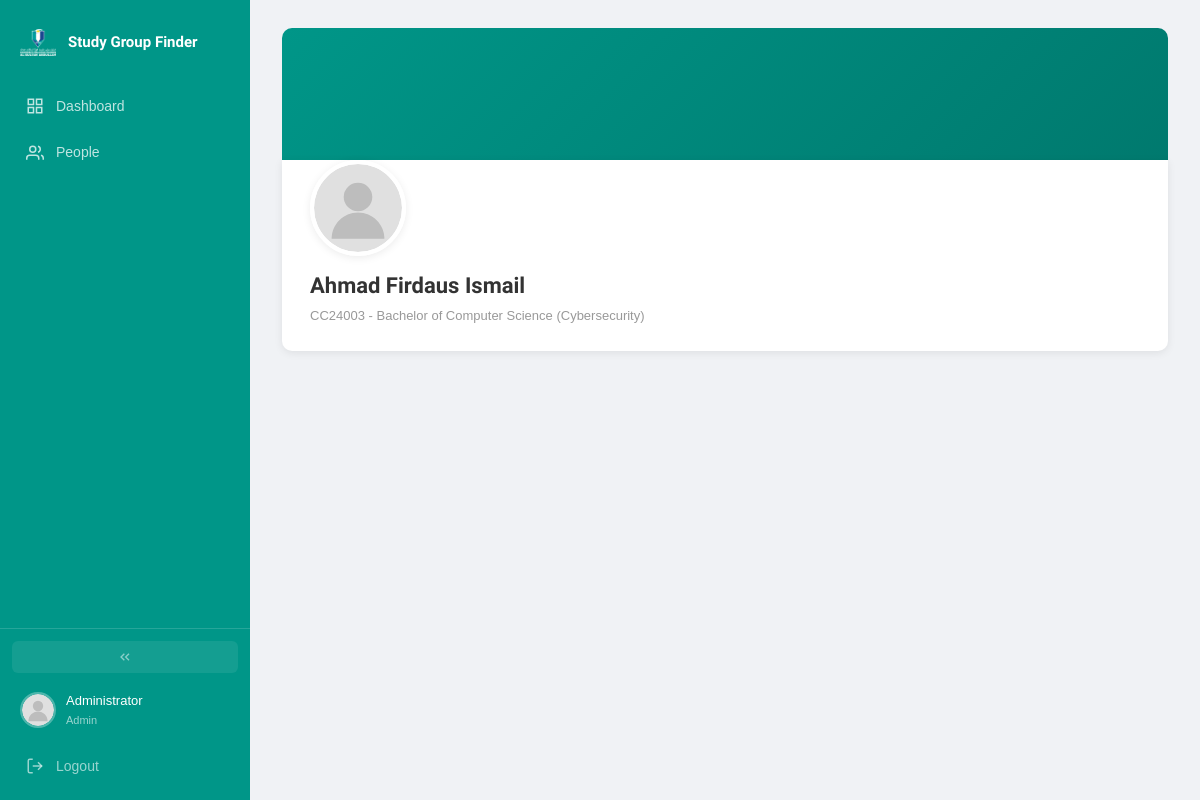
Screenshot of /php/profile/view.php?id=8 (signed in) with the database file from the repository.
### tables this page shows
CREATE TABLE IF NOT EXISTS users (
    id INT AUTO_INCREMENT PRIMARY KEY,
    matric_id VARCHAR(20) UNIQUE NOT NULL,
    full_name VARCHAR(100) NOT NULL,
    password VARCHAR(255) NOT NULL,
    role ENUM('Student','Admin') DEFAULT 'Student',
    approved TINYINT(1) NOT NULL DEFAULT 1,
    program VARCHAR(100),
    bio TEXT,
    avatar VARCHAR(255),
    banner VARCHAR(255),
    primary_color VARCHAR(7) DEFAULT '#009688',
    secondary_color VARCHAR(7) DEFAULT '#ffffff',
    text_color VARCHAR(7) DEFAULT '#333333',
    font_choice VARCHAR(30) DEFAULT 'Satoshi',
    card_style VARCHAR(20) DEFAULT 'plain',
    bg_type VARCHAR(20) DEFAULT 'default',
    bg_color VARCHAR(7) DEFAULT '#f0f2f5',
    bg_image VARCHAR(255),
    last_active DATETIME,
    banned_until DATETIME,
    ban_reason TEXT,
    muted_until DATETIME,
    created_at TIMESTAMP DEFAULT CURRENT_TIMESTAMP
);

### php/core/auth.php (called while the page is built, shortened)
<?php
function base_url(): string {
    $script = $_SERVER['SCRIPT_NAME'] ?? '';
    $pos = strrpos($script, '/php/');
    if ($pos !== false) {
        return substr($script, 0, $pos);
    }
    return '';
}
function e(?string $val): string {
    return htmlspecialchars($val ?? '', ENT_QUOTES, 'UTF-8');
}
function avatar_url(?string $avatar): string {
    return base_url() . '/css/default_avatar.svg';
}
function banner_url(?string $banner): string {
    return '';
}

### php/profile/view.php (the view, shortened to what this page needs)
<?php
require_once __DIR__ . '/../core/auth.php';
require_once __DIR__ . '/../core/db.php';
require_once __DIR__ . '/../core/layout.php';
$pid = (int) ($_GET['id'] ?? 0);
$stmt = $pdo->prepare("SELECT * FROM users WHERE id = ? AND role = 'Student'");
$stmt->execute([$pid]);
$user = $stmt->fetch();
$banner = banner_url($user['banner']);
?>
<main class="main_content">
    <?php if ($banner): ?>
    <img src="<?= $banner ?>" alt="" class="profile_banner">
    <?php else: ?>
    <div class="profile_banner"></div>
    <?php endif; ?>
    <div class="profile_header">
        <div class="profile_avatar_wrap">
            <img src="<?= avatar_url($user['avatar']) ?>" alt="" class="profile_avatar">
        </div>
        <h1 class="profile_name"><?= e($user['full_name']) ?></h1>
        <span class="profile_matric"><?= e($user['matric_id']) ?> <?= $user['program'] ? '- ' . e($user['program']) : '' ?></span>
    </div>
</main>

### css/main.css (style rules this page uses)
*, *::before, *::after { margin: 0; padding: 0; box-sizing: border-box; }
:root { --primary: #009688; --primary-dark: #00796b; --primary-light: #e0f2f1; --secondary: #ffffff; --text: #333333; --text-light: #666666; --text-muted: #999999; --bg: #f0f2f5; --border: #e0e0e0; --success: #4caf50; --warning: #ff9800; --danger: #f44336; --font: 'Satoshi', sans-serif; --sidebar-width: 250px; --sidebar-collapsed: 68px; --radius: 10px; --shadow: 0 2px 8px rgba(0,0,0,.08); --shadow-lg: 0 8px 24px rgba(0,0,0,.12); --ease-out: cubic-bezier(.22,1,.36,1); --ease-spring: cubic-bezier(.34,1.56,.64,1); }
html { font-size: 15px; scroll-behavior: smooth; }
body { font-family: var(--font); background: var(--bg); color: var(--text); min-height: 100vh; line-height: 1.6; -webkit-font-smoothing: antialiased; }
img { max-width: 100%; display: block; }
.main_content { margin-left: var(--sidebar-width); padding: 28px 32px; min-height: 100vh; transition: margin-left 280ms var(--ease-out); }
.profile_banner { width: 100%; height: 180px; background: linear-gradient(135deg, var(--primary), var(--primary-dark)); border-radius: var(--radius) var(--radius) 0 0; object-fit: cover; object-position: center; }
.profile_header { background: var(--secondary); border-radius: 0 0 var(--radius) var(--radius); padding: 0 28px 24px; margin-bottom: 24px; box-shadow: var(--shadow); position: relative; }
.profile_avatar_wrap { margin-top: -48px; margin-bottom: 12px; }
.profile_avatar { width: 96px; height: 96px; border-radius: 50%; object-fit: cover; border: 4px solid var(--secondary); box-shadow: var(--shadow); }
.profile_name { font-size: 22px; font-weight: 700; }
.profile_matric { font-size: 13px; color: var(--text-muted); }

### rows the page displays
users: full_name "Ahmad Firdaus Ismail", matric "CC24003", program "Bachelor of Computer Science (Cybersecurity)"

### other values shown
$name "Administrator"
$role "Admin"
